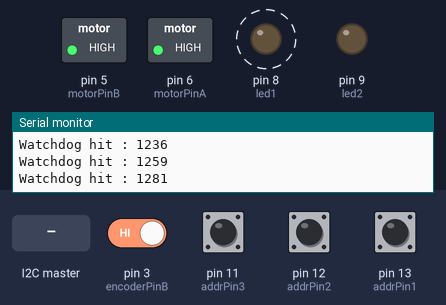
A program run on a simulated Arduino Nano, built with avr-gcc and run on an emulated ATmega328P. Shown: switched loads named in the program (green lamp = pin HIGH), output pins drawn as LEDs (lit = HIGH), the last lines printed to the serial monitor. Dashed ring = blinking. The inputs (shaded band) are chosen by the test bench; at power-on: pin 3 (encoderPinB), pin 11 (addrPin3), pin 12 (addrPin2), pin 13 (addrPin1) HIGH.

Above: at 1.35 s.
1.4 s: the I2C master sends the byte 1
At 1.67 s:
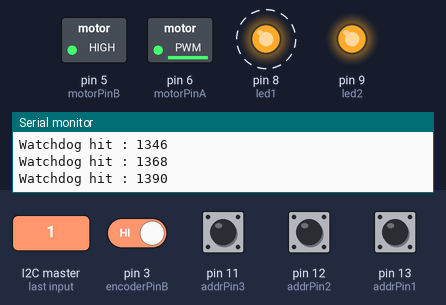
4.4 s: the I2C master sends the byte 200
At 4.79 s:
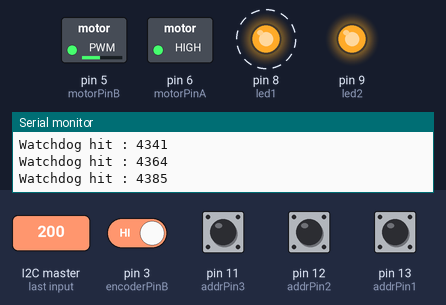
7.4 s: the I2C master sends the byte 0
At 8.43 s:
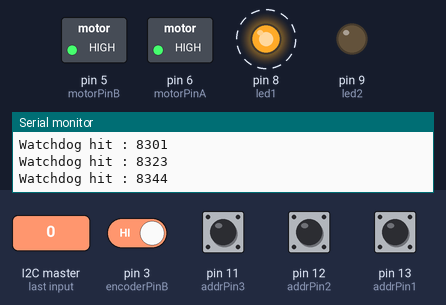
10.4 s: the I2C master sends the byte 90
At 10.53 s:
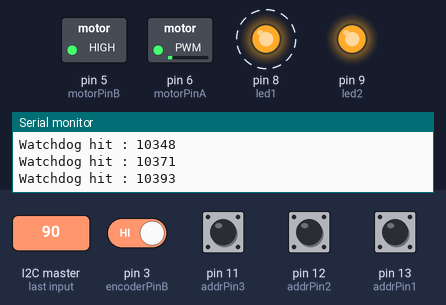
Timing chart, 0 to 14.4 s (numbered marks = the images above; inputs shaded):
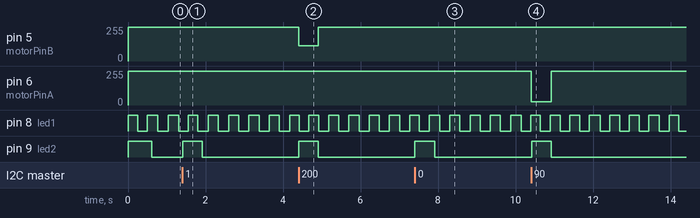

The program:

main.cpp
```cpp
#include <Arduino.h>
#include <Wire.h>

#define DRIVER_VERSION 002

#define motorPinA 6 // PD6
#define motorPinB 5 // PD5
#define encoderPinA 4 // PD4
#define encoderPinB 3 // PD3

#define led1 8 // PB0
#define led2 9 // PB1

#define SDA A4 // PC4
#define SCL A5 // PC5

#define addrPin1 13 // PB5
#define addrPin2 12 // PB4
#define addrPin3 11 // PB3

// Variables
uint8_t slaveAdress = 0;

int32_t encoderCount = 0;
int32_t speed = 0;

uint8_t motorSpeed = 0;

uint16_t watchdog = 0;

union Buffer
{
   unsigned long longNumber;
   byte longBytes[4];
} i2cbuffer;

// Prototypes
void IO_setup(void);
void ISR_encoder(void);
void controlMotor(int8_t speed);

uint8_t I2C_setup(void);
void I2C_receiveEvent(int howMany);
void I2C_requestEvent(void);


void setup()
{
  Serial.begin(9600);
  Serial.println("Start I2C driver");

  IO_setup();

  slaveAdress = I2C_setup();
  Wire.begin(slaveAdress);
  Wire.onReceive(I2C_receiveEvent);
  Wire.onRequest(I2C_requestEvent);

}

void loop()
{
  static unsigned long lastMillis = 0;
  static unsigned long watchdogMillis = 0;
  if(millis() - watchdogMillis > 1)
  {
    watchdogMillis = millis();
    watchdog ++;
    if(watchdog > 250)
    {
      controlMotor(0);
      digitalWrite(led2, 0); // LED 2 on.
      Serial.println("Watchdog hit : " + String(millis()));
    }
    else
    {
      digitalWrite(led2, 1);
    }
  }

  if(millis() - lastMillis > 250)
  {
    lastMillis = millis();
    digitalWrite(led1,!digitalRead(led1));
    // Serial.println("Encoder: " + String(encoderCount));
    // controlMotor(0);
  }
}

void I2C_requestEvent(void)
{
  i2cbuffer.longNumber = encoderCount;
  Wire.write(i2cbuffer.longBytes, 4); // send requested bytes
}

void I2C_receiveEvent(int howMany)
{
  watchdog = 0;
  // Serial.println("I2C_receiveEvent");
  while(Wire.available())
  {
    int8_t speed =  int8_t(Wire.read());
    controlMotor(speed);
  }
}

void IO_setup()
{
  pinMode(led1, OUTPUT);
  pinMode(led2, OUTPUT);
  digitalWrite(led1, 1);
  digitalWrite(led2, 1);

  pinMode(motorPinA, OUTPUT);
  pinMode(motorPinB, OUTPUT);
  analogWrite(motorPinA, 255);
  analogWrite(motorPinB, 255);

  pinMode(encoderPinA, INPUT_PULLUP);
  pinMode(encoderPinB, INPUT_PULLUP);

  attachInterrupt(digitalPinToInterrupt(encoderPinA), ISR_encoder, CHANGE);
  attachInterrupt(digitalPinToInterrupt(encoderPinB), ISR_encoder, CHANGE);
}

void ISR_encoder(void)
{
  static uint8_t lastA = 0;
  static uint8_t lastB = 0;
  uint8_t newA = digitalRead(encoderPinA);
  uint8_t newB = digitalRead(encoderPinB);

  if(newA != lastA)
  {
    lastA = newA;
    if(newA == newB)
    {
      encoderCount ++;
    }
    else
    {
      encoderCount --;
    }
  }
  else
  {
    if(newB != lastB)
    {
      lastB = newB;
      if(newA == newB)
      {
        encoderCount --;
      }
      else
      {
        encoderCount ++;
      }
    }
  }
}

void controlMotor(int8_t speed)
{
  int8_t speedAbs = int8_t(map(constrain(abs(speed), 0, 100), 0, 100, 0, 255));
  if(speed > 0)
  {
    analogWrite(motorPinA, 255 - speedAbs);
    analogWrite(motorPinB, 255);
  }
  else if(speed < 0)
  {
    analogWrite(motorPinA, 255);
    analogWrite(motorPinB, 255 - speedAbs);
  }
  else
  {
    analogWrite(motorPinA, 255);
    analogWrite(motorPinB, 255);
  }
}


uint8_t I2C_setup(void)
{
    pinMode(addrPin1,INPUT_PULLUP);
    pinMode(addrPin2,INPUT_PULLUP);
    pinMode(addrPin3,INPUT_PULLUP);
    delay(100);
    uint8_t addr = 0;
    if(digitalRead(addrPin1) == 0)
    {
        Serial.print("PB5 = 0");
        addr += 1;
    }
    if(digitalRead(addrPin2) == 0)
    {
        Serial.print("  PB4 = 0");
        addr += 2;
    }
    if(digitalRead(addrPin3) == 0)
    {
        Serial.print("PB3 = 0");
        addr += 4;
    }

    Serial.println("  Addr = " + String(addr));
    return addr;
}
```

Measured:
- after the input at 1.4 s, pin 6 (motorPinA): 255/255 → 253/255 at once, → 255/255 0.52 s later; pin 9 (led2): LOW → HIGH at once, → LOW 0.51 s later
- after the input at 4.4 s, pin 5 (motorPinB): 255/255 → 113/255 at once, → 255/255 0.51 s later; pin 9 (led2): LOW → HIGH at once, → LOW 0.51 s later
- after the input at 7.4 s, pin 9 (led2): LOW → HIGH at once, → LOW 0.51 s later
- after the input at 10.4 s, pin 6 (motorPinA): 255/255 → 26/255 at once, → 255/255 0.52 s later; pin 9 (led2): LOW → HIGH at once, → LOW 0.51 s later
- by itself, pin 8 (led1): alternates HIGH for 0.25 s and LOW for 0.25 s
